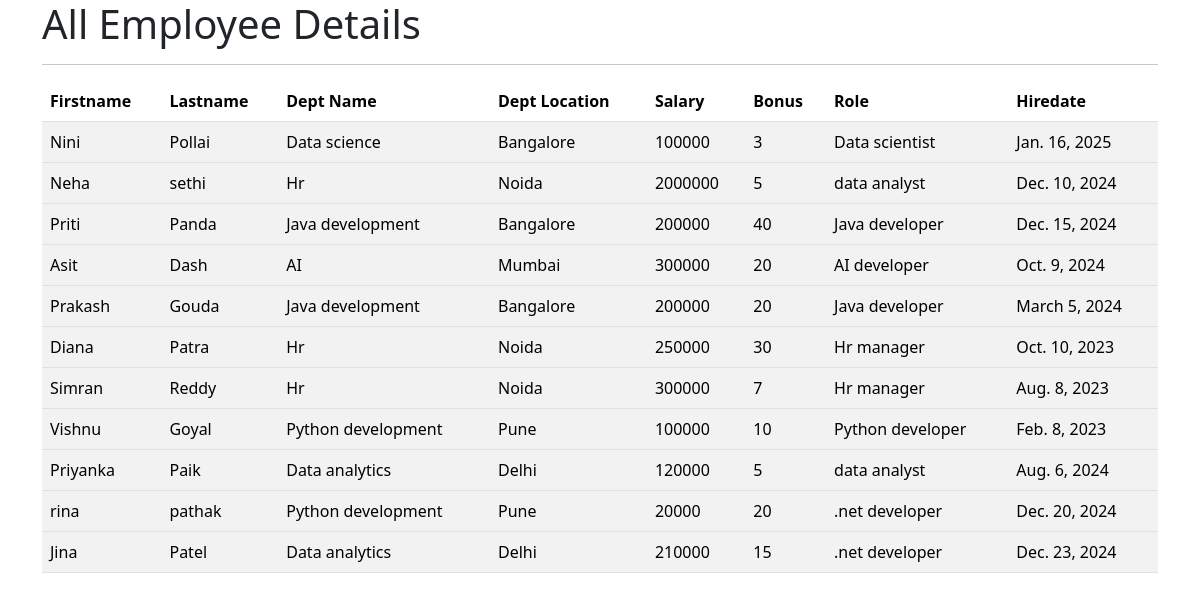
/All_emp/, run on the app's committed database.
### emp_app/models.py (models this page shows, shortened)
class Employee(models.Model):
    Firstname=models.CharField(max_length=50,null=False)
    Lastname=models.CharField(max_length=50,default='N/A')
    dept=models.ForeignKey("Department", on_delete=models.CASCADE)
    salary=models.IntegerField(default=0)
    bonus=models.IntegerField(default=0)
    role=models.ForeignKey("Role", on_delete=models.CASCADE)
    hiredate=models.DateField()

class Department(models.Model):
    name=models.CharField(max_length=50,null=False)
    loc=models.CharField(max_length=50)

class Role(models.Model):
    name=models.CharField(max_length=50)

### emp_app/views.py (the view)
# urls.py: path('All_emp/',all_emp,name='all_emp'),
def all_emp(request):
    emps=Employee.objects.all()
    context={
        'emps': emps
    }
    return render(request,'all_emp.html',context)

### emp_app/templates/all_emp.html (shortened to what this page needs)
<!DOCTYPE html>
<html lang="en">
<head>
    <link href="https://cdn.jsdelivr.net/npm/bootstrap@5.3.3/dist/css/bootstrap.min.css" rel="stylesheet">
</head>
<body>
    <div class="container">
      <h1>All Employee Details</h1>
      <hr>
      <table class="table table-striped">
        <thead>
          <tr>
            <th scope="col">Firstname</th>
            <th scope="col">Lastname</th>
            <th scope="col">Dept Name</th>
            <th scope="col">Dept Location</th>
            <th scope="col">Salary</th>
            <th scope="col">Bonus</th>
            <th scope="col">Role</th>
            <th scope="col">Hiredate</th>
          </tr>
        </thead>
            {% for emp in emps %}
        <tbody>
          <tr>
            <td>{{emp.Firstname}}</td>
            <td>{{emp.Lastname}}</td>
            <td>{{emp.dept.name}}</td>
            <td>{{emp.dept.loc}}</td>
            <td>{{emp.salary}}</td>
            <td>{{emp.bonus}}</td>
            <td>{{emp.role.name}}</td>
            <td>{{emp.hiredate}}</td>
          </tr>
        </tbody>
            {% endfor %}
      </table>
    </div>
</body>
</html>

### data on the page
Employee: Firstname "Nini", Lastname "Pollai", dept.name "Data science", dept.loc "Bangalore", salary "100000", bonus "3", role.name "Data scientist", hiredate "Jan. 16, 2025"
Employee: Firstname "Neha", Lastname "sethi", dept.name "Hr", dept.loc "Noida", salary "2000000", bonus "5", role.name "data analyst", hiredate "Dec. 10, 2024"
Employee: Firstname "Priti", Lastname "Panda", dept.name "Java development", dept.loc "Bangalore", salary "200000", bonus "40", role.name "Java developer", hiredate "Dec. 15, 2024"
Employee: Firstname "Asit", Lastname "Dash", dept.name "AI", dept.loc "Mumbai", salary "300000", bonus "20", role.name "AI developer", hiredate "Oct. 9, 2024"
Employee: Firstname "Prakash", Lastname "Gouda", dept.name "Java development", dept.loc "Bangalore", salary "200000", bonus "20", role.name "Java developer", hiredate "March 5, 2024"
Employee: Firstname "Diana", Lastname "Patra", dept.name "Hr", dept.loc "Noida", salary "250000", bonus "30", role.name "Hr manager", hiredate "Oct. 10, 2023"
Employee: Firstname "Simran", Lastname "Reddy", dept.name "Hr", dept.loc "Noida", salary "300000", bonus "7", role.name "Hr manager", hiredate "Aug. 8, 2023"
Employee: Firstname "Vishnu", Lastname "Goyal", dept.name "Python development", dept.loc "Pune", salary "100000", bonus "10", role.name "Python developer", hiredate "Feb. 8, 2023"
Employee: Firstname "Priyanka", Lastname "Paik", dept.name "Data analytics", dept.loc "Delhi", salary "120000", bonus "5", role.name "data analyst", hiredate "Aug. 6, 2024"
Employee: Firstname "rina", Lastname "pathak", dept.name "Python development", dept.loc "Pune", salary "20000", bonus "20", role.name ".net developer", hiredate "Dec. 20, 2024"
Employee: Firstname "Jina", Lastname "Patel", dept.name "Data analytics", dept.loc "Delhi", salary "210000", bonus "15", role.name ".net developer", hiredate "Dec. 23, 2024"
